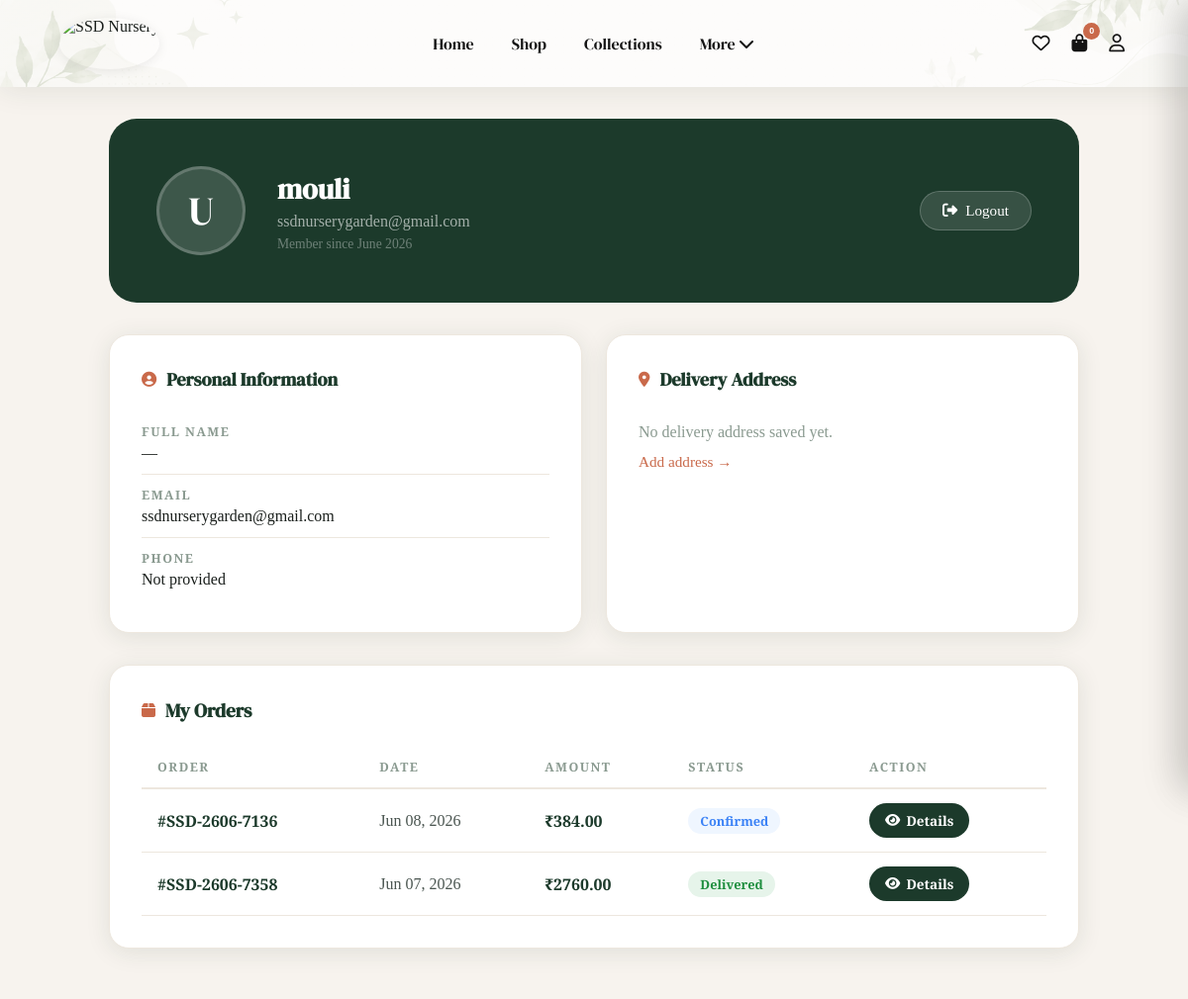
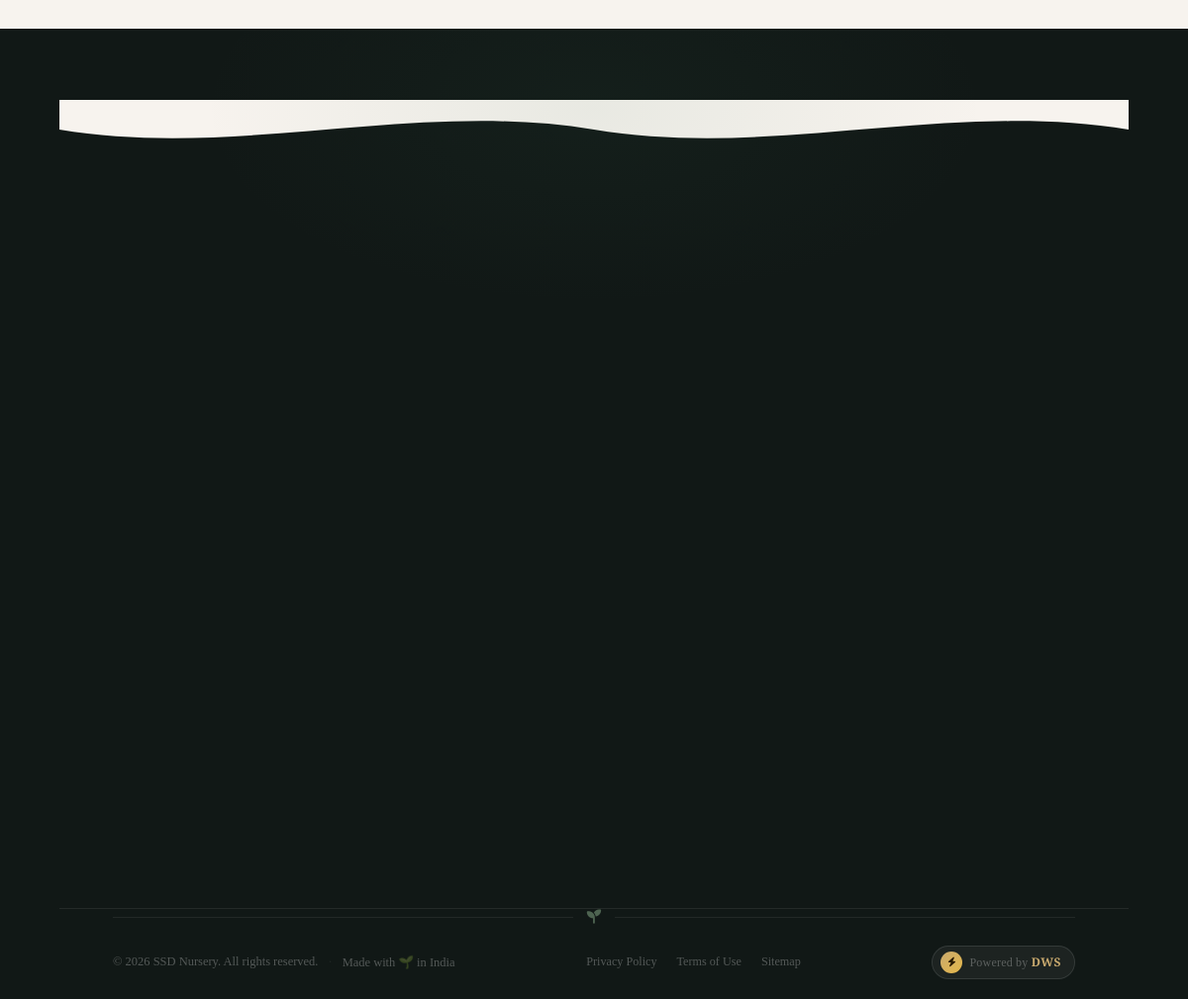
/profile/ (signed in), run on the app's committed database (2 pictures, top to bottom).
### web/models.py (models this page shows, shortened)
class UserProfile(models.Model):
    user         = models.OneToOneField(
        User, on_delete=models.CASCADE, related_name="profile"
    )
    phone        = models.CharField(max_length=15, unique=True, blank=True, null=True)
    address      = models.TextField(blank=True, null=True)
    area         = models.CharField(max_length=100, blank=True, null=True)
    city         = models.CharField(max_length=100, blank=True, null=True)
    state        = models.CharField(max_length=100, blank=True, null=True)
    pincode      = models.CharField(max_length=10, blank=True, null=True)
    instructions = models.TextField(blank=True, null=True)
    created_at   = models.DateTimeField(auto_now_add=True)

class Order(models.Model):
    STATUS_CHOICES = [
        ("Pending",   "Pending"),
        ("Confirmed", "Confirmed"),
        ("Packed",    "Packed"),
        ("Shipped",   "Shipped"),
        ("Delivered", "Delivered"),
        ("Returned", "Returned"),
        ("Cancelled", "Cancelled"),
    ]
    PAYMENT_CHOICES = [
        ("cod",       "Cash On Delivery"),
        ("razorpay",  "Razorpay"),
        ("online",    "Online Payment"),
    ]
    user              = models.ForeignKey(
        User, on_delete=models.CASCADE, related_name="orders"
    )
    order_number = models.CharField(
        max_length=20,
        unique=True,
        blank=True,
        null=True
    )
    total_amount      = models.DecimalField(max_digits=12, decimal_places=2, default=0)
    discount_amount   = models.DecimalField(max_digits=10, decimal_places=2, default=0)
    status            = models.CharField(
        max_length=20, choices=STATUS_CHOICES, default="Pending"
    )
    payment_method    = models.CharField(
        max_length=50, choices=PAYMENT_CHOICES, default="cod", blank=True
    )
    payment_id        = models.CharField(max_length=200, blank=True)
    razorpay_order_id = models.CharField(max_length=200, blank=True)
    address           = models.TextField(blank=True)
    coupon            = models.ForeignKey(
        Coupon, on_delete=models.SET_NULL, null=True, blank=True
    )
    notes             = models.TextField(blank=True)
    tracking_id       = models.CharField(max_length=100, blank=True)
    delivery_partner  = models.CharField(
        max_length=30, choices=DELIVERY_PARTNERS, blank=True, default=""
    )
    shipped_at        = models.DateTimeField(null=True, blank=True)
    delivered_at      = models.DateTimeField(null=True, blank=True)
    created_at        = models.DateTimeField(auto_now_add=True)
    updated_at        = models.DateTimeField(auto_now=True)
    class Meta:
        ordering = ["-created_at"]

### web/views.py (the view)
@login_required
def profile(request):
    user_profile, _ = UserProfile.objects.get_or_create(user=request.user)
    orders   = Order.objects.filter(user=request.user).prefetch_related("items__product").order_by("-id")[:10]
    wishlist = Wishlist.objects.filter(user=request.user).select_related("product").order_by("-added_at")[:6]
    return render(request, "web/profile.html", {
        "profile":  user_profile,
        "orders":   orders,
        "wishlist": wishlist,
    })

### web/context_processors.py (called while the page is built)
def user_profile(request):
    notifications = Notification.objects.filter(is_active=True).order_by("-id")[:5]
    return {"notifications": notifications}

def cart_count(request):
    count = 0
    if request.user.is_authenticated:
        count = sum(
            i.quantity
            for i in CartItem.objects.filter(user=request.user)
        )
    return {
        "cart_count": count
    }

### web/templates/web/profile.html (shortened to what this page needs)
{% load static %}
<!DOCTYPE html>
<html lang="en">
<head>
    <link rel="stylesheet" href="https://cdnjs.cloudflare.com/ajax/libs/font-awesome/6.5.1/css/all.min.css">
    <link rel="stylesheet" href="{% static 'css/style.css' %}"><link rel="stylesheet" href="{% static 'css/cartsidebar.css' %}">
</head>
<body data-auth="{% if request.user.is_authenticated %}1{% else %}0{% endif %}">
    {% include "web/_navbar.html" %}
    <div class="profile-page">
        <div class="profile-hero">
            <div class="profile-avatar">{{ request.user.first_name|slice:":1"|upper|default:"U" }}</div>
            <div class="profile-hero-info">
                <h2>{{ request.user.first_name|default:request.user.username }}</h2>
                <p>{{ request.user.email }}</p>
                <p style="margin-top:6px;font-size:0.85rem;opacity:0.6;">Member since {{ request.user.date_joined|date:"F Y" }}</p>
            </div>
            <a href="{% url 'logout_user' %}" style="margin-left:auto;background:rgba(255,255,255,0.12);color:white;padding:10px 22px;border-radius:30px;font-family:'Cormorant Garamond',serif;font-size:0.95rem;border:1px solid rgba(255,255,255,0.2);display:inline-flex;align-items:center;gap:8px;transition:var(--transition);">
                <i class="fas fa-sign-out-alt"></i> Logout
            </a>
        </div>
        <div class="profile-grid">
            <div class="profile-card">
                <h3><i class="fas fa-user-circle"></i> Personal Information</h3>
                <div class="info-row"><label>Full Name</label><span>{{ request.user.first_name|default:"—" }}</span></div>
                <div class="info-row"><label>Email</label><span>{{ request.user.email }}</span></div>
                <div class="info-row"><label>Phone</label><span>{{ profile.phone|default:"Not provided" }}</span></div>
            </div>
            <div class="profile-card">
                <h3><i class="fas fa-location-dot"></i> Delivery Address</h3>
                {% if profile.address %}
                    <div class="info-row"><label>House / Street</label><span>{{ profile.address }}</span></div>
                    <div class="info-row"><label>Area</label><span>{{ profile.area|default:"—" }}</span></div>
                    <div class="info-row"><label>City</label><span>{{ profile.city|default:"—" }}</span></div>
                    <div class="info-row"><label>State</label><span>{{ profile.state|default:"—" }}</span></div>
                    <div class="info-row"><label>Pincode</label><span>{{ profile.pincode|default:"—" }}</span></div>
                    {% if profile.instructions %}
                    <div class="info-row"><label>Instructions</label><span>{{ profile.instructions }}</span></div>
                    {% endif %}
                {% else %}
                    <p style="font-family:'Cormorant Garamond',serif;color:var(--text-light);padding:12px 0;">No delivery address saved yet.</p>
                    <a href="{% url 'auth' %}?tab=details" style="color:var(--terracotta);font-family:'Cormorant Garamond',serif;font-size:0.95rem;">Add address →</a>
                {% endif %}
            </div>
        </div>
        <div class="orders-table-wrap">
            <h3 style="font-family:'DM Serif Display',serif;font-size:1.2rem;color:var(--forest);margin-bottom:24px;display:flex;align-items:center;gap:10px;">
                <i class="fas fa-box" style="color:var(--terracotta);font-size:1rem;"></i> My Orders
            </h3>
            {% if orders %}
            <div style="overflow-x:auto;">
                <table style="width:100%;border-collapse:collapse;font-family:'Cormorant Garamond',serif;">
                    <thead>
                        <tr style="border-bottom:2px solid var(--ivory-dark);">
                            <th style="padding:12px 16px;text-align:left;font-size:0.78rem;font-weight:700;letter-spacing:1.5px;text-transform:uppercase;color:var(--text-light);">Order</th>
                            <th style="padding:12px 16px;text-align:left;font-size:0.78rem;font-weight:700;letter-spacing:1.5px;text-transform:uppercase;color:var(--text-light);">Date</th>
                            <th style="padding:12px 16px;text-align:left;font-size:0.78rem;font-weight:700;letter-spacing:1.5px;text-transform:uppercase;color:var(--text-light);">Amount</th>
                            <th style="padding:12px 16px;text-align:left;font-size:0.78rem;font-weight:700;letter-spacing:1.5px;text-transform:uppercase;color:var(--text-light);">Status</th>
                            <th style="padding:12px 16px;text-align:left;font-size:0.78rem;font-weight:700;letter-spacing:1.5px;text-transform:uppercase;color:var(--text-light);">Action</th>
                        </tr>
                    </thead>
                    <tbody>
                        {% for order in orders %}
                        <tr style="border-bottom:1px solid var(--ivory-dark);">
                            <td style="padding:14px 16px;font-weight:600;color:var(--forest);">#{{ order.order_number }}</td>
                            <td style="padding:14px 16px;color:var(--text-mid);">{{ order.created_at|date:"M d, Y" }}</td>
                            <td style="padding:14px 16px;font-weight:700;color:var(--forest);">₹{{ order.total_amount }}</td>
                            <td style="padding:14px 16px;">
                                {% if order.status == 'Delivered' %}
                                    <span style="background:#E6F4EA;color:#1E8E3E;padding:4px 12px;border-radius:20px;font-size:0.8rem;font-weight:700;">{{ order.status }}</span>
                                {% elif order.status == 'Cancelled' %}
                                    <span style="background:#FEF2F2;color:#DC2626;padding:4px 12px;border-radius:20px;font-size:0.8rem;font-weight:700;">{{ order.status }}</span>
                                {% elif order.status == 'Pending' %}
                                    <span style="background:#FFFBEB;color:#D97706;padding:4px 12px;border-radius:20px;font-size:0.8rem;font-weight:700;">{{ order.status }}</span>
                                {% else %}
                                    <span style="background:#EFF6FF;color:#3B82F6;padding:4px 12px;border-radius:20px;font-size:0.8rem;font-weight:700;">{{ order.status }}</span>
                                {% endif %}
                            </td>
                            <td style="padding:14px 16px;">
                                <a href="{% url 'order_details' order.id %}" style="background:var(--forest);color:white;padding:8px 16px;border-radius:20px;text-decoration:none;font-size:0.85rem;font-weight:600;display:inline-flex;align-items:center;gap:6px;transition:var(--transition);">
                                    <i class="fas fa-eye"></i> Details
                                </a>
                            </td>
                        </tr>
                        {% endfor %}
                    </tbody>
                </table>
            </div>
            {% endif %}
        </div>
    </div>
{% include "web/_footer.html" %}
</body>
</html>

### web/static/css/style.css (style rules this page uses)
:root { --forest: #1C3A2B; --forest-mid: #2A5240; --forest-light: #3D7358; --sage: #8BAF8C; --ivory: #F7F3EE; --ivory-dark: #EDE7DE; --terracotta: #C9694A; --terracotta-lt: #E08A6E; --gold: #C8A96E; --text-dark: #1A1F1C; --text-mid: #4A5550; --text-light: #8A9A90; --white: #FFFFFF; --radius-leaf: 48px 12px 48px 12px; --radius-leaf-r: 12px 48px 12px 48px; --radius-card: 20px; --shadow-soft: 0 8px 32px rgba(28, 58, 43, 0.08); --shadow-card: 0 4px 24px rgba(28, 58, 43, 0.10); --shadow-hover: 0 16px 48px rgba(28, 58, 43, 0.18); --transition: 0.35s cubic-bezier(0.4, 0, 0.2, 1); }
*, *::before, *::after { margin: 0; padding: 0; box-sizing: border-box; }
html { scroll-behavior: smooth; font-size: 16px; }
body { font-family: 'Cormorant Garamond', Georgia, serif; background-color: var(--ivory); color: var(--text-dark); overflow-x: hidden; width: 100%; }
h1, h2, h3, h4 { font-family: 'DM Serif Display', Georgia, serif; color: var(--forest); }
a { text-decoration: none; color: inherit; transition: var(--transition); }
.profile-page { padding: 120px 5% 80px; max-width: 1100px; margin: 0 auto; }
.profile-hero { background: var(--forest); border-radius: 28px; padding: 48px; color: white; display: flex; align-items: center; gap: 32px; margin-bottom: 32px; }
.profile-avatar { width: 90px; height: 90px; background: rgba(255, 255, 255, 0.15); border-radius: 50%; display: flex; align-items: center; justify-content: center; font-family: 'DM Serif Display', serif; font-size: 2.5rem; color: white; flex-shrink: 0; border: 3px solid rgba(255, 255, 255, 0.2); }
.profile-hero-info h2 { font-size: 1.8rem; color: white; margin-bottom: 4px; }
.profile-hero-info p { color: rgba(255, 255, 255, 0.6); font-family: 'Cormorant Garamond', serif; font-size: 1rem; }
.profile-grid { display: grid; grid-template-columns: 1fr 1fr; gap: 24px; margin-bottom: 32px; }
.profile-card { background: white; border-radius: var(--radius-card); padding: 32px; box-shadow: var(--shadow-card); border: 1px solid var(--ivory-dark); }
.profile-card h3 { font-family: 'DM Serif Display', serif; font-size: 1.15rem; margin-bottom: 20px; display: flex; align-items: center; gap: 10px; color: var(--forest); }
.profile-card h3 i { color: var(--terracotta); font-size: 0.95rem; }
.info-row { display: flex; flex-direction: column; gap: 4px; padding: 12px 0; border-bottom: 1px solid var(--ivory-dark); }
.info-row:last-child { border-bottom: none; }
.info-row label { font-size: 0.78rem; font-weight: 700; letter-spacing: 1.5px; text-transform: uppercase; color: var(--text-light); font-family: 'Cormorant Garamond', serif; }
.info-row span { font-size: 1rem; color: var(--text-dark); }
.orders-table-wrap { background: white; border-radius: var(--radius-card); padding: 32px; box-shadow: var(--shadow-card); border: 1px solid var(--ivory-dark); }

### web/static/css/footer.css (style rules this page uses)
:root { --footer-bg: #111816; --footer-bg-2: #181f1c; --footer-border: rgba(255,255,255,0.07); --footer-text: rgba(255,255,255,0.55); --footer-text-dim: rgba(255,255,255,0.28); --footer-white: rgba(255,255,255,0.92); --forest: #1C3A2B; --forest-mid: #2A5240; --forest-light: #3D7358; --sage: #8BAF8C; --terracotta: #C9694A; --terracotta-lt: #E08A6E; --gold: #C8A96E; --ivory: #F7F3EE; --transition: 0.32s cubic-bezier(0.4, 0, 0.2, 1); }

### data on the page
UserProfile: phone "Not provided"
Order: order_number "SSD-2606-7136", created_at "Jun 08, 2026", total_amount "384.00", status "Confirmed"
Order: order_number "SSD-2606-7358", created_at "Jun 07, 2026", total_amount "2760.00", status "Delivered"

### other printed values
{{ request.user.first_name|slice:":1"|upper|default:"U" }} "U"
{{ request.user.first_name|default:request.user.username }} "mouli"
{{ request.user.email }} "ssdnurserygarden@gmail.com"
{{ request.user.date_joined|date:"F Y" }} "June 2026"
{{ request.user.first_name|default:"—" }} "—"
